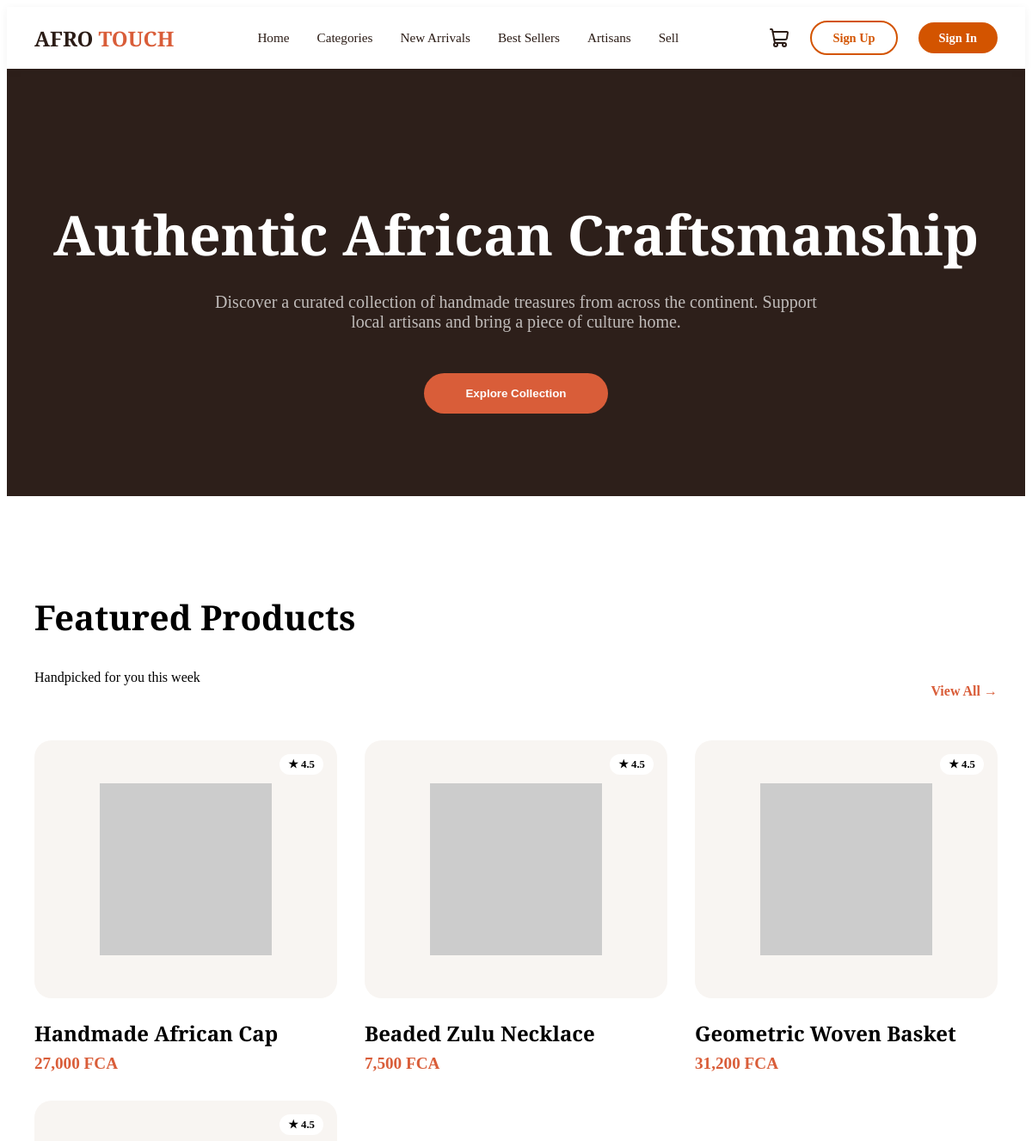
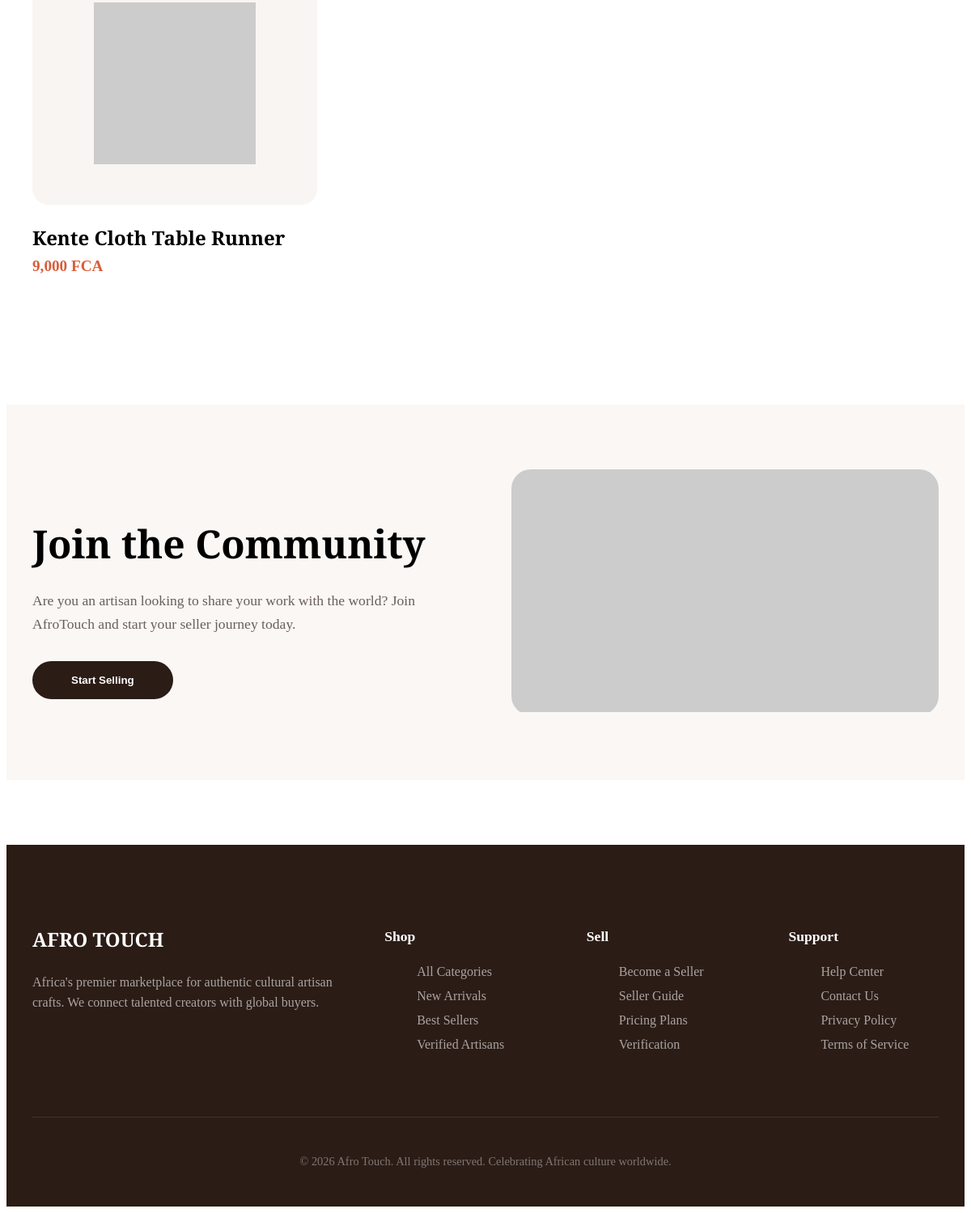
The app's page /TREACY/home.php with its own data (2 pictures, top to bottom).
### tables this page shows
CREATE TABLE IF NOT EXISTS products (
    id INT AUTO_INCREMENT PRIMARY KEY,
    seller_id INT NOT NULL,
    category_id INT NOT NULL,
    name VARCHAR(255) NOT NULL,
    slug VARCHAR(100) UNIQUE NOT NULL,
    description TEXT,
    price DECIMAL(10,2) NOT NULL,
    compare_price DECIMAL(10,2),
    image VARCHAR(500),
    images TEXT,
    stock INT DEFAULT 0,
    sku VARCHAR(100),
    status ENUM('active', 'inactive', 'draft') DEFAULT 'active',
    is_featured BOOLEAN DEFAULT FALSE,
    is_verified BOOLEAN DEFAULT FALSE,
    sales_count INT DEFAULT 0,
    view_count INT DEFAULT 0,
    created_at DATETIME DEFAULT CURRENT_TIMESTAMP,
    updated_at DATETIME DEFAULT CURRENT_TIMESTAMP ON UPDATE CURRENT_TIMESTAMP
);

### TREACY/db.php (called while the page is built, shortened)
<?php
if (!function_exists('getProducts')) {
function getProducts($pdo, $limit = null, $category = null, $featured = false, $newArrivals = false, $bestSellers = false) {
    $sql = "SELECT p.*, c.name as category_name, s.store_name, s.is_verified
            FROM products p
            LEFT JOIN categories c ON p.category_id = c.id
            LEFT JOIN sellers s ON p.seller_id = s.id
            WHERE p.status = 'active'";
    $params = [];
    if ($featured) {
        $sql .= " AND p.is_featured = 1";
    }
    if ($bestSellers) {
        $sql .= " ORDER BY p.sales_count DESC";
    } else {
        $sql .= " ORDER BY p.created_at DESC";
    }
    if ($limit) {
        $sql .= " LIMIT " . intval($limit);
    }
    $stmt = $pdo->prepare($sql);
    $stmt->execute($params);
    return $stmt->fetchAll();
}
}

### TREACY/home.php (the view, shortened to what this page needs)
<?php
include 'components/store-layout_start.php';
include 'db.php';
$featured = getProducts($pdo, 4, null, true);
?>
<section class="hero-banner" style="background: #2D1F1A; color: white; padding: 6rem 2rem; text-align: center;">
    <h1 style="font-family: var(--font-heading); font-size: 4rem; margin-bottom: 1.5rem;">Authentic African Craftsmanship</h1>
    <p style="font-size: 1.25rem; color: rgba(255,255,255,0.7); max-width: 700px; margin: 0 auto 3rem;">
        Discover a curated collection of handmade treasures from across the continent. Support local artisans and bring a piece of culture home.
    </p>
    <button class="btn-primary" style="background: var(--accent-orange); border:none; color:white; padding: 1rem 3rem; border-radius: 100px; font-weight:600; cursor:pointer;" onclick="location.href='#explore'">
        Explore Collection
    </button>
</section>
<section id="explore" style="padding: 5rem 2rem; max-width: 1200px; margin: 0 auto;">
    <div style="display: flex; justify-content: space-between; align-items: flex-end; margin-bottom: 3rem;">
        <div>
            <h2 style="font-family: var(--font-heading); font-size: 2.5rem;">Featured Products</h2>
            <p class="text-muted">Handpicked for you this week</p>
        </div>
        <a href="#" style="color: var(--accent-orange); font-weight: 600; text-decoration: none;">View All →</a>
    </div>
    <div style="display: grid; grid-template-columns: repeat(auto-fill, minmax(280px, 1fr)); gap: 2rem;">
        <?php
        foreach ($featured as $p):
            $imgSeed = isset($p['image']) && $p['image'] ? basename($p['image'], '.svg') : (isset($p['img']) ? $p['img'] : 'GB');
        ?>
        <div class="product-item" style="cursor:pointer;" onclick="location.href='product-detail.php?id=1'">
            <div style="background: #F8F5F2; border-radius: 20px; height: 300px; margin-bottom: 1.5rem; display:flex; align-items:center; justify-content:center; position:relative; overflow:hidden;">
                <img src="https://api.dicebear.com/7.x/initials/svg?seed=<?php echo $imgSeed; ?>&backgroundColor=D35400" style="width: 200px;">
                <div style="position:absolute; top:1rem; right:1rem; background:white; padding:4px 10px; border-radius:100px; font-size:0.8rem; font-weight:700;">
                    ★ <?php echo isset($p['rating']) ? $p['rating'] : 4.5; ?>
                </div>
            </div>
            <h3 style="font-family: var(--font-heading); font-size: 1.5rem; margin-bottom:0.5rem;"><?php echo $p['name']; ?></h3>
            <div style="font-weight:700; color: var(--accent-orange); font-size: 1.2rem;"><?php echo number_format($p['price'], 0); ?> FCA</div>
        </div>
        <?php endforeach; ?>
    </div>
</section>
<section style="background: #FAF7F5; padding: 5rem 2rem; margin-top: 5rem;">
    <div style="max-width: 1200px; margin: 0 auto; display: grid; grid-template-columns: 1fr 1fr; gap: 4rem; align-items: center;">
        <div>
            <h2 style="font-family: var(--font-heading); font-size: 3rem; margin-bottom: 1.5rem;">Join the Community</h2>
            <p style="color: var(--text-muted); font-size: 1.1rem; margin-bottom: 2rem; line-height: 1.6;">
                Are you an artisan looking to share your work with the world? Join AfroTouch and start your seller journey today.
            </p>
            <button class="btn-primary" style="background: var(--text-dark); border:none; color:white; padding: 1rem 3rem; border-radius: 100px; font-weight:600; cursor:pointer;" onclick="location.href='dashboard.php'">
                Start Selling
            </button>
        </div>
        <div style="border-radius: 24px; overflow: hidden;">
            <img src="https://api.dicebear.com/7.x/initials/svg?seed=Artisan&backgroundColor=E8A87C" style="width: 100%; height: 300px; object-fit: cover;">
        </div>
    </div>
</section>
<?php include 'components/store-layout_end.php'; ?>

### TREACY/store-style.css (style rules this page uses)
:root { --store-bg: #FFFFFF; --footer-bg: #2B1C16; --accent-orange: #D95D39; --text-dark: #2B1C16; --text-muted: #6B5E59; --font-heading: 'Instrument Serif', Georgia, serif; --font-body: 'Inter', system-ui, sans-serif; }
body.storefront { background-color: var(--store-bg); display: block; }

### records on screen
products: name "Handmade African Cap", price "27,000"
products: name "Beaded Zulu Necklace", price "7,500"
products: name "Geometric Woven Basket", price "31,200"
products: name "Kente Cloth Table Runner", price "9,000"
